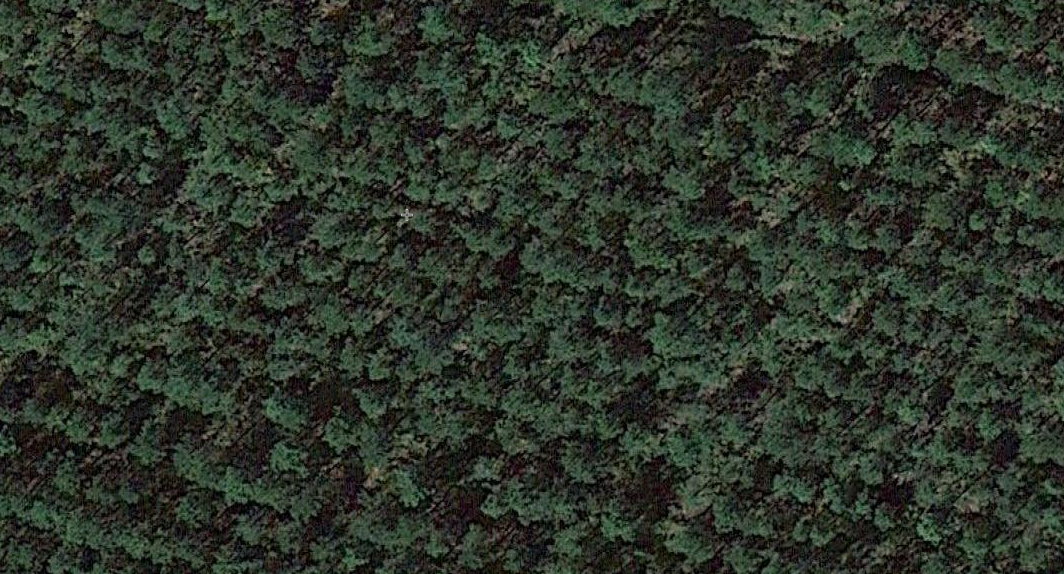
#> input picture assets/testtree.png, 1064 x 574 px
$ python process.py
#> lines starting #> are read from the running program, lines starting #| are printed output that depends on the picture; after the words box and inside, x2 and y2 are one past the last pixel; in counts of white or black regions, pixels touching at a corner belong together
import numpy as np
import cv2

img = cv2.imread("assets/testtree.png", cv2.IMREAD_GRAYSCALE)
#> img: shape (574, 1064); min 0, max 187, mean 49.2

#cv2 medianBlur
img_mblur = cv2.medianBlur(img, 5)
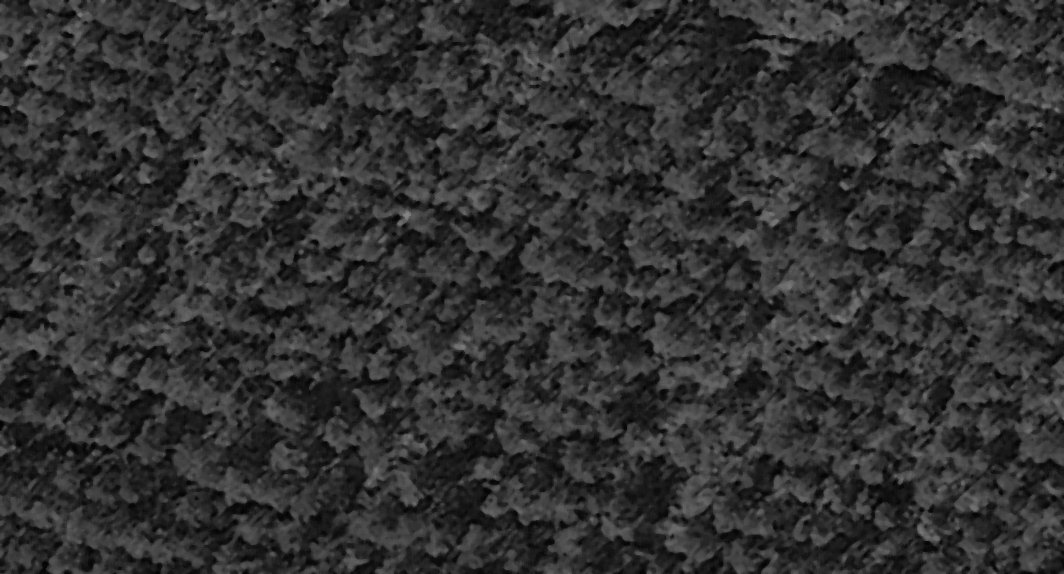
#> img_mblur: shape (574, 1064); min 1, max 133, mean 49.5

#cv2 threeshold

#ret,img_th = cv2.threshold(img_mblur,70,255,cv2.ADAPTIVE_THRESH_GAUSSIAN_C)  #THRESH_BINARY_INV) #+ cv2.THRESH_OTSU)

ret,img_th = cv2.threshold(img_mblur,20,100,cv2.THRESH_TOZERO) #+ cv2.THRESH_OTSU)
cv2.imshow("e",img_th)
cv2.waitKey(0)
ret,img_th = cv2.threshold(img_mblur,70,255,cv2.THRESH_BINARY_INV) #+ cv2.THRESH_OTSU)
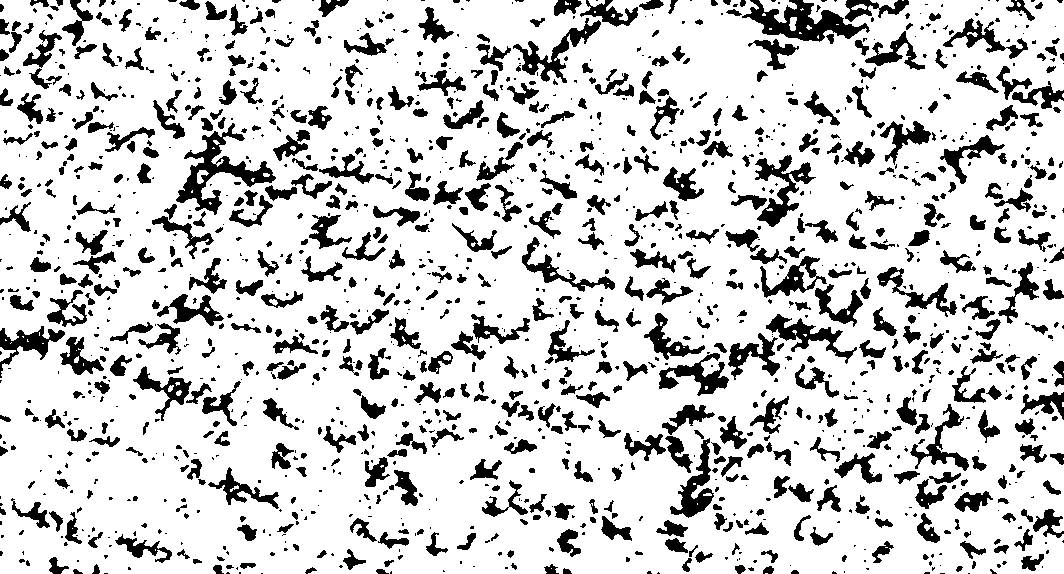
#> img_th: shape (574, 1064); 80.8% white; 1520 black regions (788 under 20 px), largest, box (x1, y1, x2, y2) and area: (176, 123, 276, 215) 2470, (742, 0, 870, 42) 2340, (755, 155, 816, 227) 1522

#cv2 errosion/dilatation

kernel = np.ones((8,8), np.uint8)
img_erosion = cv2.erode(img_th, kernel, iterations=3)
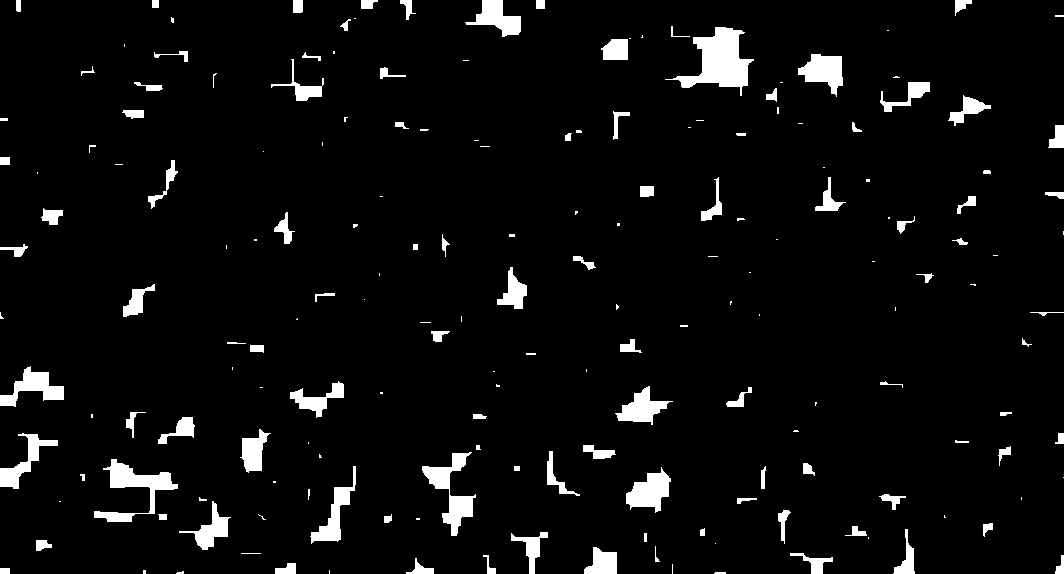
#> img_erosion: shape (574, 1064); 4.8% white; 186 white regions (80 under 20 px), largest, box (x1, y1, x2, y2) and area: (665, 27, 754, 96) 2642, (94, 459, 178, 522) 1637, (422, 452, 476, 536) 1521

kernel = np.ones((7,7),np.uint8)
img_dilate = cv2.dilate(img_erosion,kernel,iterations=1)
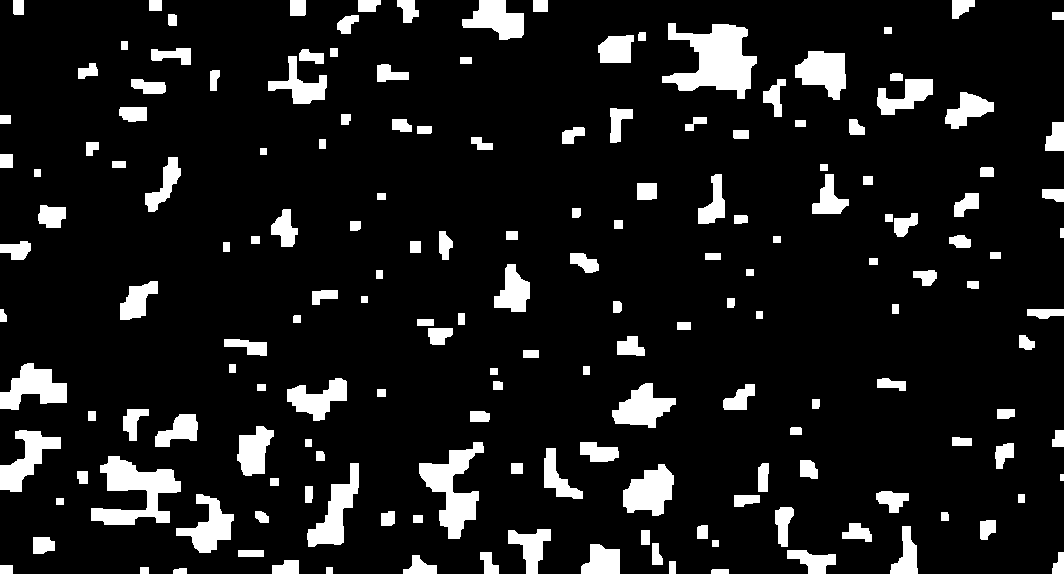
#> img_dilate: shape (574, 1064); 10.8% white; 173 white regions


#kernel = np.ones((2,2), np.uint8)
#img_dilate = cv2.erode(img_dilate, kernel, iterations=2)

#cv2 contours
contours, hierarchie= cv2.findContours(img_dilate,cv2.RETR_TREE,cv2.CHAIN_APPROX_SIMPLE)
#> contours = 173 contours, 1 with area under 20; largest, box (x1, y1, x2, y2) and area: (662, 23, 757, 99) 3781, (91, 456, 181, 525) 2818, (419, 442, 484, 539) 2510, (623, 464, 674, 516) 1666, (307, 463, 359, 547) 1656
for c in contours:
    M = cv2.moments(c)
    if M["m00"]!=0:
        cX = int(M["m10"]/M["m00"] )
        cY = int(M["m01"]/M["m00"] )
        cv2.circle(img, (cX, cY), 5, (255, 255, 255), -1)
#> this loop made 173 passes
#> (c, cX, cY) on passes 3, 4, 5, 6, 12, 15, 17, 23, 28, 30: ([[326, 567], [326, 573], [332, 573], [332, 567]], 329, 570), ([[140, 567], [140, 573], [148, 573], [148, 567]], 144, 570), ([[0, 565], [0, 573], [12, 573], [12, 565]], 6, 569), ([[669, 561], [669, 573], [675, 573], [675, 561]], 672, 567), ([[238, 550], [238, 556], [263, 556], [263, 550]], 250, 553), ([[712, 540], [712, 546], [718, 546], [718, 540]], 715, 543), ([[641, 530], [641, 544], [649, 544], [649, 530]], 645, 537), ([[413, 515], [413, 522], [422, 522], [422, 515]], 417, 518), ([[56, 498], [56, 504], [63, 504], [63, 498]], 59, 501), ([[1018, 494], [1018, 502], [1024, 502], [1024, 494]], 1021, 498)
#> (cX, cY) on passes 1, 2, 7, 8, 9, 10: (719, 571), (179, 570), (286, 567), (419, 566), (1058, 564), (488, 563)
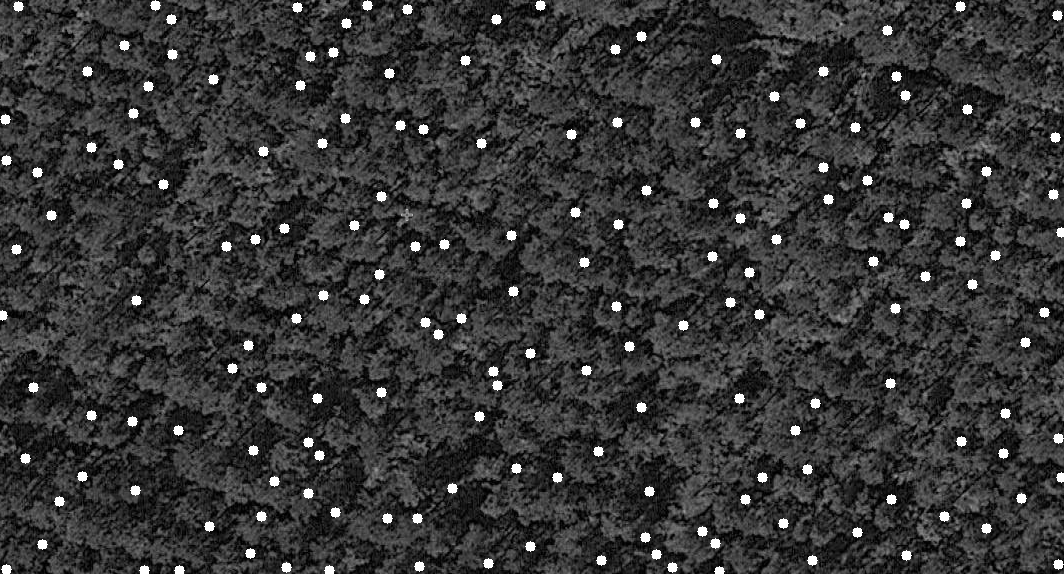
#> img: shape (574, 1064); min 0, max 255, mean 54.3
print(len(contours))
#| 173
#cv2 edges detection
img_edges = cv2.Canny(img_th,100,200)
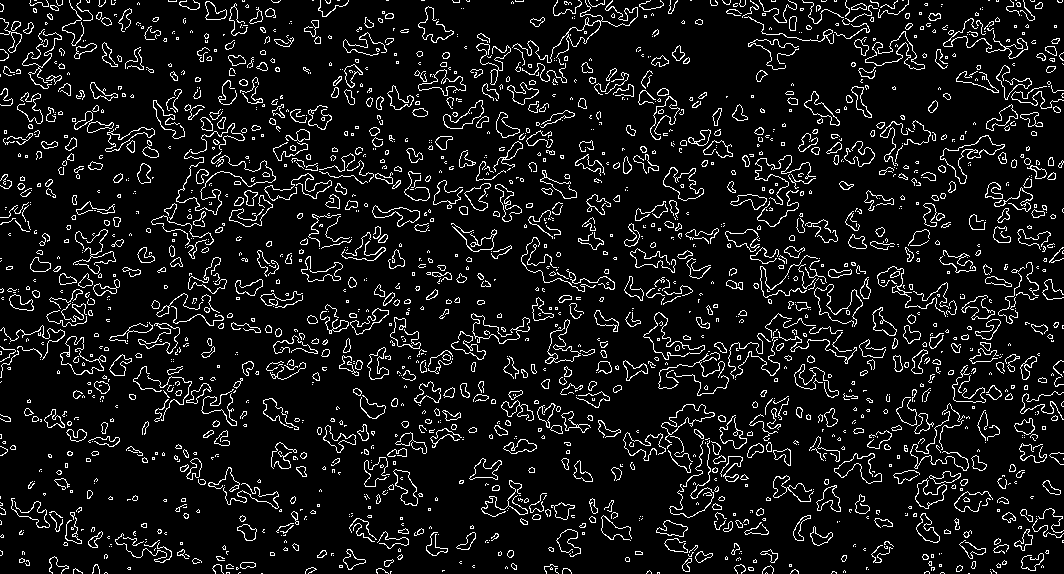
#> img_edges: shape (574, 1064); 8.6% white in thin lines or dots

#cv2 floodFill
img_floodfill = img.copy()
h,w = img.shape[:2]
#> h = 574; w = 1064
mask = np.zeros((h+2, w+2), np.uint8)
cv2.floodFill(img_floodfill, mask, (50,50), 70)
#> img_floodfill: shape (574, 1064); under 0.01% of pixels changed, all inside (x1, y1, x2, y2) = (50, 50, 52, 51)


for image in [img,img_mblur, img_th, img_erosion, img_dilate, img]:
    cv2.imshow("image",image)
    cv2.waitKey(0)
#> this loop made 6 passes
cv2.destroyAllWindows()

$ run again, with assets/foret.png copied over assets/testtree.png
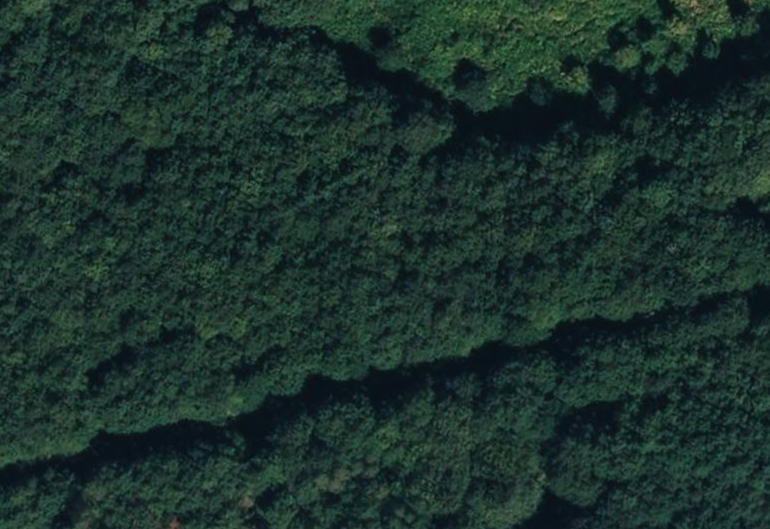
#> input picture assets/foret.png, 770 x 529 px
#> `ret,img_th = cv2.threshold(img_mblur,70,255,cv2.THRESH_BINARY_INV)`:
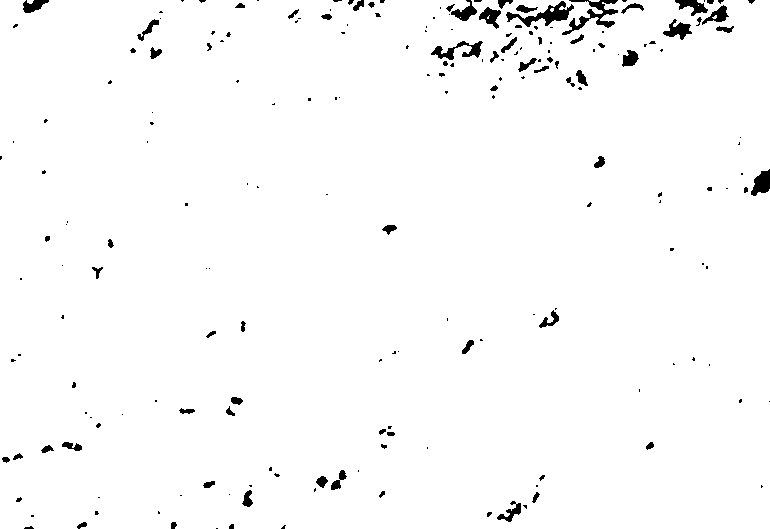
#> img_th: shape (529, 770); 98.1% white; 205 black regions (132 under 20 px), largest, box (x1, y1, x2, y2) and area: (506, 1, 574, 27) 603, (562, 0, 618, 35) 598, (431, 41, 483, 60) 393
#> img_erosion: shape (529, 770); 77.1% white; 58 black regions, largest, box (x1, y1, x2, y2) and area: (397, 0, 767, 111) 25998, (149, 458, 292, 529) 5056, (0, 403, 135, 475) 4310
#> img_dilate: shape (529, 770); 83.5% white; 60 black regions
#> contours = 49 contours; largest, box (x1, y1, x2, y2) and area: (0, 0, 770, 529) 360023, (307, 463, 369, 502) 1740, (85, 232, 124, 289) 1246, (526, 301, 569, 338) 1240, (200, 24, 241, 61) 1152
#> the loop `for c in contours:` made 49 passes
#> (c, cX, cY) on passes 1 to 2: ([[568, 53], [568, 63], [586, 63], [586, 53]], 577, 58), ([[436, 28], [436, 39], [444, 39], [444, 28]], 440, 33)
#| 49
#> `img_edges = cv2.Canny(img_th,100,200)`:
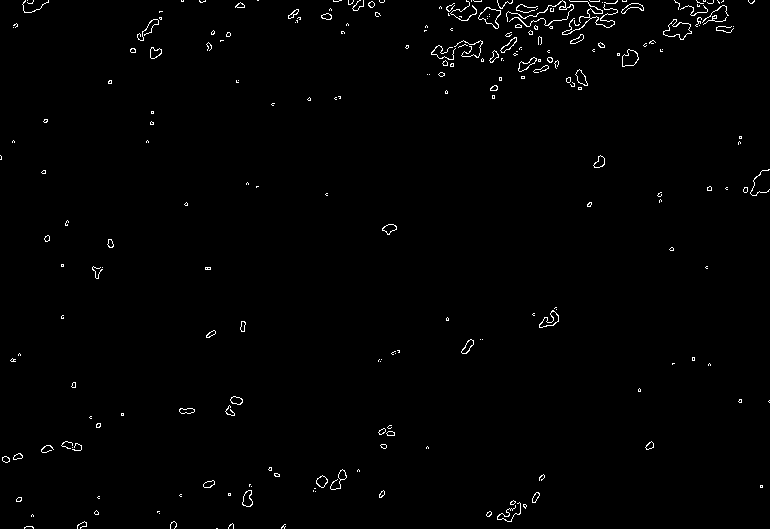
#> img_edges: shape (529, 770); 1% white in thin lines or dots
#> img_floodfill: shape (529, 770); min 10, max 255, mean 43.7
#> the loop `for image in [img,img_mblur, img_th, img_erosion, img_dilate, img]:` made 6 passes
